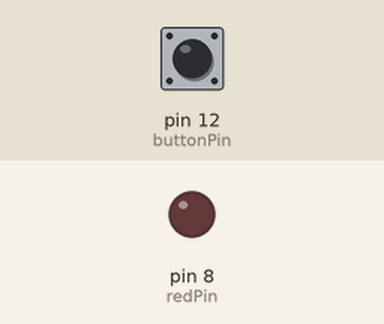
Simulated run of this sketch. Board: Arduino Uno, built with avr-gcc and run on an emulated ATmega328P. On the bench: output pins drawn as LEDs (lit = HIGH). The inputs (shaded band) are chosen by the test bench; at power-on: pin 12 (buttonPin) LOW.

Above: at 1.2 s.
1.3 s: pin 12 (buttonPin) pulled HIGH for 0.25 s
At 1.8 s:
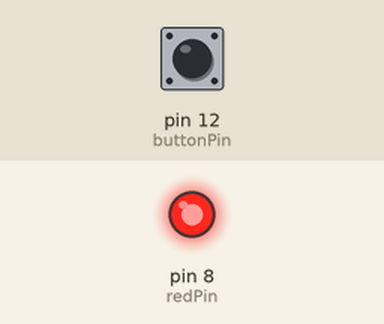
3.0 s: pin 12 (buttonPin) pulled HIGH for 1 s
At 4.2 s:
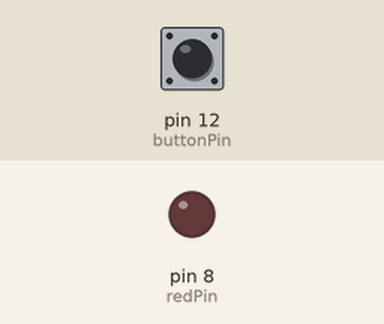
5.5 s: pin 12 (buttonPin) pulled HIGH for 3.2 s
At 6.2 s:
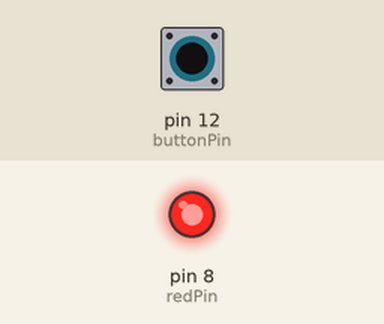
Timing chart, 0 to 8.5 s (numbered marks = the images above; inputs shaded):
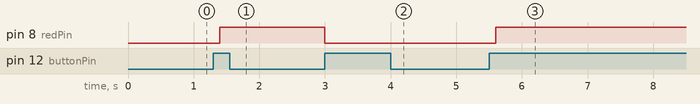

Measured:
- after the input at 1.3 s, pin 8 (redPin): LOW → HIGH after 0.10 s
- after the input at 3.0 s, pin 8 (redPin): HIGH → LOW at once
- after the input at 5.5 s, pin 8 (redPin): LOW → HIGH after 0.10 s

The sketch:

button.ino
```cpp
int redPin = 8;
int buttonPin = 12;
int dt = 200;
int ledState = 0;
int buttonNew;
int buttonOld = 1;
void setup() {
  // put your setup code here, to run once:
  Serial.begin(9600);
  pinMode(redPin, OUTPUT);
  pinMode(buttonPin, INPUT);
}

void loop() {


  buttonNew = digitalRead(buttonPin);

  if (buttonNew == 1 && buttonOld == 0) {
    if (ledState == 0) {
      digitalWrite(redPin, HIGH);
      ledState = 1;
    } else {
      digitalWrite(redPin, LOW);
      ledState = 0;
    }
  }

  buttonOld = buttonNew;
  delay(dt);
}
```
